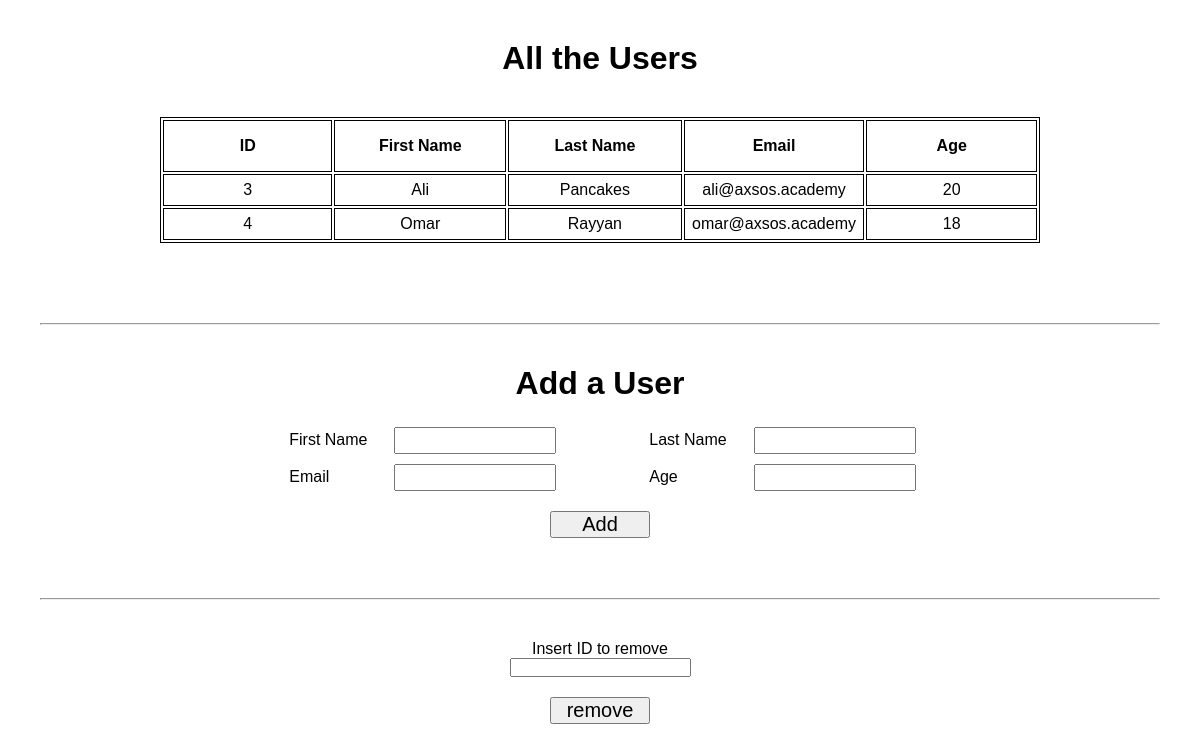
Before: / with the older database file.
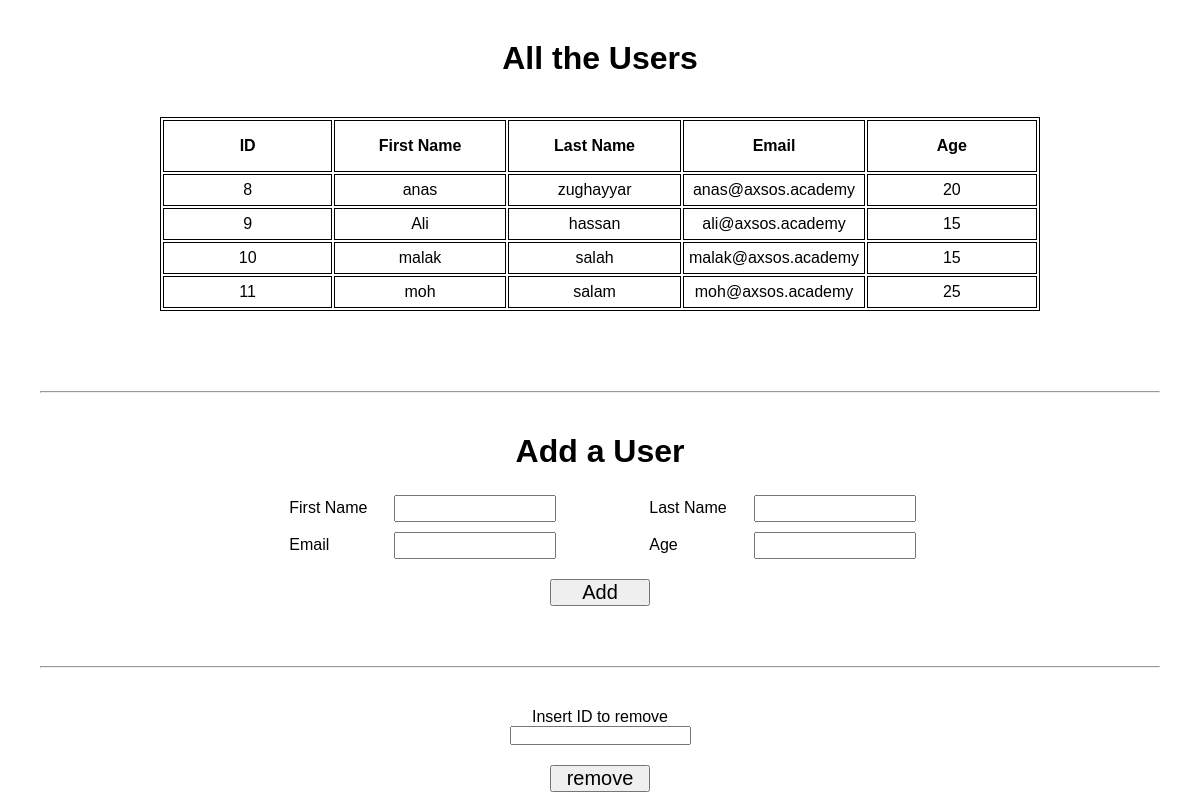
After: the same page with the newer database file.
### users_app/models.py (models this page shows, shortened)
class User(models.Model):
    first_name = models.CharField(max_length=255)
    last_name = models.CharField(max_length=255)
    email_address = models.CharField(max_length=255)
    age = models.IntegerField()
    created_at = models.DateTimeField(auto_now_add=True)
    updated_at = models.DateTimeField(auto_now=True)

### users_app/views.py (the view)
# urls.py: path('', views.index),
def index(request):
    context = {
        'users' : User.objects.all()
    }
    return render(request, "index.html" , context)

### users_app/templates/index.html (shortened to what this page needs)
<!DOCTYPE html>
<html lang="en">
<head>
    {% load static %}
    <link rel="stylesheet" href="{% static 'css/style.css' %}">
</head>
<body>
    <div class="users-table">
        <h1>All the Users</h1>
        <table>
            <tr>
                <th>ID</th>
                <th>First Name</th>
                <th>Last Name</th>
                <th>Email</th>
                <th>Age</th>
            </tr>
            {% for i in users %}
            <tr>
                <td>{{ i.id }}</td>
                <td>{{ i.first_name }}</td>
                <td>{{ i.last_name }}</td>
                <td>{{ i.email_address }}</td>
                <td>{{ i.age }}</td>
            </tr>
            {% endfor %}
          </table>
    </div>
    <hr>
    <form class="users-form" action="/add" method="post">
        <h1>Add a User</h1>
        <div class="users-form-input">
            <div>
                <div class="label">
                    <label for="">First Name</label>
                </div>
                <input type="text" name="first_name" required>
            </div>
            <div>
                <div class="label">
                    <label for="">Last Name</label>
                </div>
                <input type="text" name="last_name" required>
            </div>
            </div>
            <div class="users-form-input">
                <div>
                    <div class="label">
                        <label for="">Email</label>
                    </div>
                    <input type="text" name="email_address" required>
                </div>
                <div>
                    <div class="label">
                        <label for="">Age</label>
                    </div>
                    <input type="text" name="age" required>
                </div>
            </div>
            <input class="btn-add" type="submit" value="Add">
        </form>
        <hr>
        <form class="users-form" action="/remove" method="post">
            <label for="">Insert ID to remove</label>
            <input type="text" name="id" required>
            <input class="btn-add" type="submit" value="remove">
        </form>
</body>
</html>

### users_app/static/css/style.css (style rules this page uses)
* { margin: 0; padding: 0; font-family: sans-serif; }
table , th , td { border: 1px solid; text-align: center; }
table { margin: 40px; }
th { width: 180px; height: 50px; }
td { height: 30px; }
hr { margin: 40px; }
h1 { margin: auto; }
.users-table { margin: auto; padding: 40px 0px 0px 0px; width: 80%; display: flex; flex-direction: column; justify-content: center; align-items: center; }
.users-form { width: 60%; margin: auto; display: flex; flex-direction: column; justify-content: center; align-items: center; }
.users-form-input { width: 100%; display: flex; justify-content: space-around; margin: 10px 0px 0px 0px; }
.users-form h1 { margin: 0px 0px 15px 0px; }
.label { width: 100px; display: inline-block; padding: 0px 0px 0px 5px; }
.users-form-input div input { width: 150px; padding:4px; }
.btn-add { margin: 20px; width: 100px; font-size: 20px; }

Changed rows visible on the page:
removed User: id "3", first_name "Ali", last_name "Pancakes", email_address "ali@axsos.academy", age "20"
removed User: id "4", first_name "Omar", last_name "Rayyan", email_address "omar@axsos.academy", age "18"
added User: id "8", first_name "anas", last_name "zughayyar", email_address "anas@axsos.academy", age "20"
added User: id "9", first_name "Ali", last_name "hassan", email_address "ali@axsos.academy", age "15"
added User: id "10", first_name "malak", last_name "salah", email_address "malak@axsos.academy", age "15"
added User: id "11", first_name "moh", last_name "salam", email_address "moh@axsos.academy", age "25"
